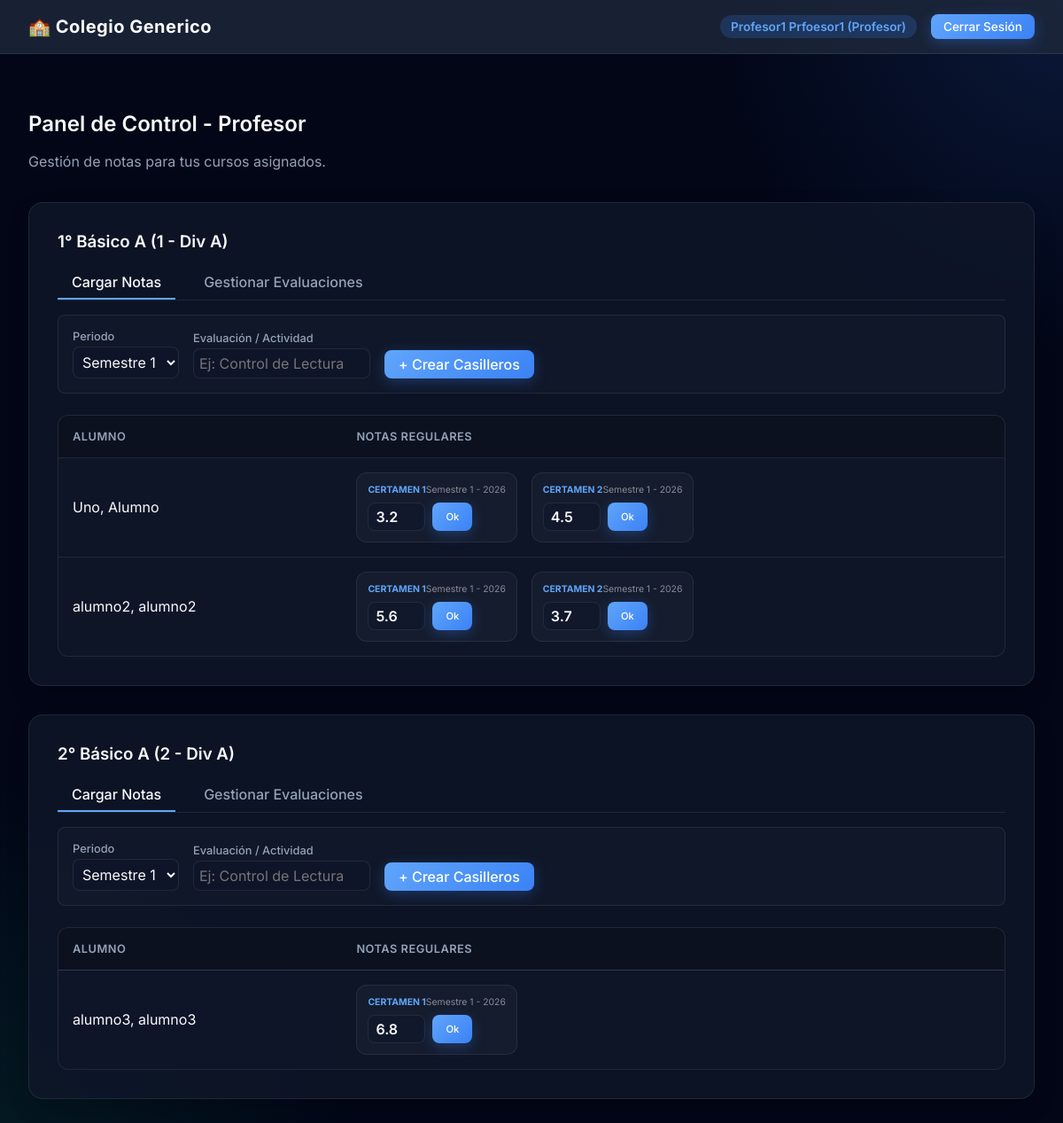
Before: /index.php?action=dashboard (signed in) with the older database file.
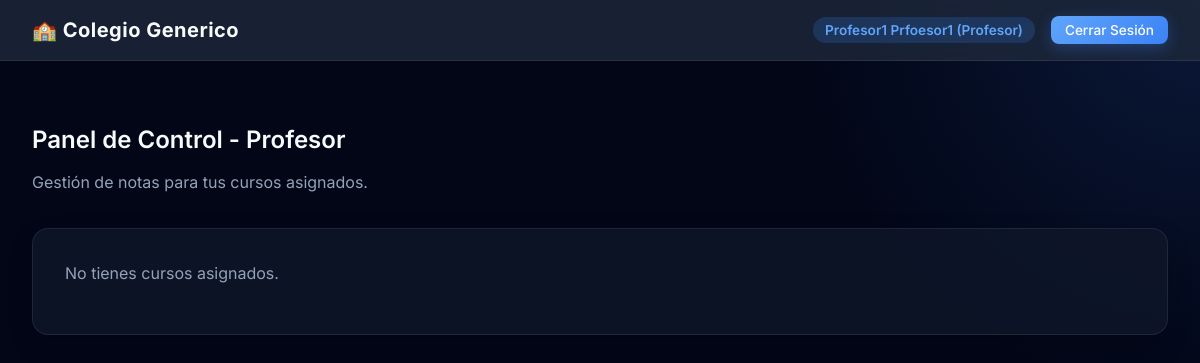
After: the same page with the newer database file.
### tables this page shows
CREATE TABLE courses (
    id INTEGER PRIMARY KEY AUTOINCREMENT,
    nombre TEXT NOT NULL,
    anio TEXT NOT NULL,
    division TEXT NOT NULL
);

CREATE TABLE users (
    id INTEGER PRIMARY KEY AUTOINCREMENT,
    username TEXT NOT NULL UNIQUE,
    password_hash TEXT NOT NULL,
    role TEXT NOT NULL CHECK(role IN ('admin', 'profesor', 'alumno')),
    nombre TEXT NOT NULL,
    apellido TEXT NOT NULL
);

CREATE TABLE "grades" (
        id INTEGER PRIMARY KEY AUTOINCREMENT,
        student_id INTEGER,
        course_id INTEGER,
        period TEXT NOT NULL,
        type TEXT NOT NULL,
        value REAL, subject_id INTEGER REFERENCES subjects(id), professor_id INTEGER REFERENCES users(id),
        FOREIGN KEY (student_id) REFERENCES users(id) ON DELETE CASCADE,
        FOREIGN KEY (course_id) REFERENCES courses(id) ON DELETE CASCADE
    );

### controllers/ProfessorController.php (called while the page is built, shortened)
<?php
require_once 'models/Course.php';
require_once 'models/Grade.php';
class ProfessorController {
    public function dashboard() {
        $database = new Database();
        $db = $database->getConnection();
        $courseModel = new Course($db);
        $gradeModel = new Grade($db);
        $prof_id = $_SESSION['user_id'];
        $coursesStmt = $courseModel->getCoursesByProfessor($prof_id);
        $courses = $coursesStmt->fetchAll(PDO::FETCH_ASSOC);
        $courseData = [];
        foreach($courses as $c) {
            $gradeModel->syncCourseEvaluations($c['id']);
            $evalsStmt = $db->prepare("SELECT period, type FROM course_evaluations WHERE course_id = ?");
            $evalsStmt->execute([$c['id']]);
            $evaluations = $evalsStmt->fetchAll(PDO::FETCH_ASSOC);
            $courseData[$c['id']] = ['info' => $c, 'students' => [], 'evaluations' => $evaluations];
            $studentsStmt = $courseModel->getStudentsByCourse($c['id']);
            $students = $studentsStmt->fetchAll(PDO::FETCH_ASSOC);
            foreach($students as $s) {
                $gradesStmt = $gradeModel->getStudentGradesInCourse($s['id'], $c['id']);
                $grades = $gradesStmt->fetchAll(PDO::FETCH_ASSOC);
                $courseData[$c['id']]['students'][] = [
                    'info' => $s,
                    'grades' => $grades
                ];
            }
        }
        require_once 'views/professor/dashboard.php';
    }
}
?>

### models/Course.php (called while the page is built, shortened)
<?php
class Course {
    private $conn;
    public function __construct($db) {
        $this->conn = $db;
    }
    public function getCoursesByProfessor($prof_id) {
        $query = "SELECT c.id, c.nombre, c.anio, c.division
                  FROM courses c
                  JOIN course_professor cp ON c.id = cp.course_id
                  WHERE cp.professor_id = :prof_id";
        $stmt = $this->conn->prepare($query);
        $stmt->bindParam(':prof_id', $prof_id);
        $stmt->execute();
        return $stmt;
    }
    public function getStudentsByCourse($course_id) {
        $query = "SELECT u.id, u.nombre, u.apellido
                  FROM users u
                  JOIN students s ON u.id = s.user_id
                  WHERE s.course_id = :course_id
                  ORDER BY u.apellido ASC, u.nombre ASC";
        $stmt = $this->conn->prepare($query);
        $stmt->bindParam(':course_id', $course_id);
        $stmt->execute();
        return $stmt;
    }
}
?>

### models/Grade.php (called while the page is built, shortened)
<?php
class Grade {
    private $conn;
    public function __construct($db) {
        $this->conn = $db;
    }
    public function syncCourseEvaluations($course_id) {
        $studentsStmt = $this->conn->prepare("SELECT user_id FROM students WHERE course_id = ?");
        $studentsStmt->execute([$course_id]);
        $student_ids = $studentsStmt->fetchAll(PDO::FETCH_COLUMN);
        $evalsStmt = $this->conn->prepare("SELECT period, type FROM course_evaluations WHERE course_id = ?");
        $evalsStmt->execute([$course_id]);
        $evals = $evalsStmt->fetchAll(PDO::FETCH_ASSOC);
        if (empty($student_ids) || empty($evals)) return;
        $this->conn->beginTransaction();
    }
    public function getStudentGradesInCourse($student_id, $course_id) {
        $query = "SELECT * FROM grades WHERE student_id = :sid AND course_id = :cid";
        $stmt = $this->conn->prepare($query);
        $stmt->bindParam(':sid', $student_id);
        $stmt->bindParam(':cid', $course_id);
        $stmt->execute();
        return $stmt;
    }
}
?>

### views/professor/dashboard.php (the view, shortened to what the changed rows need)
<?php require_once 'views/layouts/header.php'; ?>
<div class="fade-in" style="margin-top: 2rem;">
    <h2>Panel de Control - Profesor</h2>
    <?php if(empty($courseData)): ?>
        <div class="card" style="margin-top: 2rem;">
            <p>No tienes cursos asignados.</p>
        </div>
    <?php else: ?>
        <?php foreach($courseData as $cId => $data): ?>
            <div class="card" style="margin-top: 2rem;">
                <h3 style="margin-bottom: 1rem;"><?= htmlspecialchars($data['info']['nombre']) ?> (<?= htmlspecialchars($data['info']['anio']) ?> - Div <?= htmlspecialchars($data['info']['division']) ?>)</h3>
                <div style="margin-bottom: 1rem; border-bottom: 1px solid var(--border-color); display:flex; gap:1rem;">
                    <button type="button" class="btn" style="background:transparent; border-bottom:2px solid var(--accent-primary); border-radius:0; padding:0.5rem 1rem;" onclick="switchProfTab(this, 'notas-<?= $cId ?>', <?= $cId ?>)">Cargar Notas</button>
                    <button type="button" class="btn" style="background:transparent; border-bottom:2px solid transparent; border-radius:0; color:var(--text-secondary); padding:0.5rem 1rem;" onclick="switchProfTab(this, 'eval-<?= $cId ?>', <?= $cId ?>)">Gestionar Evaluaciones</button>
                </div>
                <div id="notas-<?= $cId ?>" class="prof-tab-content-<?= $cId ?>">
                    <form action="index.php?action=dashboard" method="POST" style="display:flex; gap:1rem; margin-bottom: 1.5rem; align-items:flex-end; background:rgba(255,255,255,0.02); padding:1rem; border-radius:8px; border:1px solid var(--border-color);">
                        <div class="form-group" style="margin:0;">
                            <label style="font-size: 0.8rem; margin-bottom: 4px;">Periodo</label>
                            <select name="period" class="form-control" style="width:auto; padding: 6px;" required>
                                <option value="Semestre 1">Semestre 1</option>
                            </select>
                        </div>
                        <div class="form-group" style="margin:0;">
                            <label style="font-size: 0.8rem; margin-bottom: 4px;">Evaluación / Actividad</label>
                            <input type="text" name="type" class="form-control" style="width:200px; padding: 6px;" placeholder="Ej: Control de Lectura" required>
                        </div>
                        <button type="submit" class="btn btn-primary" style="padding: 6px 16px;">+ Crear Casilleros</button>
                    </form>
                    <?php if(empty($data['students'])): ?>
                        <p style="margin-top:1rem;">No hay alumnos en esta materia.</p>
                    <?php else: ?>
                        <div class="table-wrapper">
                            <table>
                                <thead>
                                    <tr>
                                        <th>Alumno</th>
                                        <th>Notas Regulares</th>
                                    </tr>
                                </thead>
                                <tbody>
                                    <?php foreach($data['students'] as $student): ?>
                                    <tr>
                                        <td style="width: 30%;">
                                            <?= htmlspecialchars($student['info']['apellido'] . ', ' . $student['info']['nombre']) ?>
                                        </td>
                                        <td>
                                            <div style="display: flex; gap: 1rem; flex-wrap: wrap;">
                                            <?php if(empty($student['grades'])): ?>
                                                <span style="color:var(--text-secondary); font-size:0.85rem;">No hay evaluaciones registradas. Crea una arriba.</span>
                                            <?php else: ?>
                                                <?php foreach($student['grades'] as $g): ?>
                                                <form action="index.php?action=dashboard" method="POST" style="display:flex; flex-direction:column; background:rgba(255,255,255,0.03); padding:0.75rem; border-radius:12px; border: 1px solid var(--border-color); min-width: 140px; transition: all 0.3s ease;">
                                                    <div style="display: flex; justify-content: space-between; align-items: flex-start; margin-bottom: 0.5rem;">
                                                        <span style="font-size:0.65rem; text-transform: uppercase; color: var(--accent-primary); font-weight: 700;"><?= htmlspecialchars($g['type']) ?></span>
                                                        <span style="font-size:0.65rem; opacity: 0.5;"><?= htmlspecialchars($g['period']) ?></span>
                                                    </div>
                                                    <div style="display:flex; align-items:center; gap:0.5rem;">
                                                        <input type="number" step="0.1" min="1.0" max="7.0" name="value" class="form-control" style="width:65px; height: 32px; padding:4px 8px; font-weight: 600;" value="<?= htmlspecialchars($g['value'] ?? '') ?>" placeholder="-">
                                                        <button type="submit" class="btn btn-primary" style="padding:4px 10px; font-size:0.7rem; height: 32px; min-width: 45px;">Ok</button>
                                                    </div>
                                                </form>
                                                <?php endforeach; ?>
                                            <?php endif; ?>
                                            </div>
                                        </td>
                                    </tr>
                                    <?php endforeach; ?>
                                </tbody>
                            </table>
                        </div>
                    <?php endif; ?>
                </div>
            </div>
        <?php endforeach; ?>
    <?php endif; ?>
</div>
<?php require_once 'views/layouts/footer.php'; ?>

Changed rows visible on the page:
no longer on this page (row unchanged): courses: nombre "1° Básico A", anio "1", division "A"
no longer on this page (row edited): users: apellido+nombre "Uno, Alumno", shown under "1° Básico A"
removed grades: type "CERTAMEN 1", period "Semestre 1 - 2026", value "3.2", shown under "Uno, Alumno"
removed grades: type "CERTAMEN 2", period "Semestre 1 - 2026", value "4.5", shown under "Uno, Alumno"
no longer on this page (row unchanged): users: apellido+nombre "alumno2, alumno2", shown under "1° Básico A"
removed grades: type "CERTAMEN 1", period "Semestre 1 - 2026", value "5.6", shown under "alumno2, alumno2"
removed grades: type "CERTAMEN 2", period "Semestre 1 - 2026", value "3.7", shown under "alumno2, alumno2"
no longer on this page (row unchanged): courses: nombre "2° Básico A", anio "2", division "A"
no longer on this page (row unchanged): users: apellido+nombre "alumno3, alumno3", shown under "2° Básico A"
removed grades: type "CERTAMEN 1", period "Semestre 1 - 2026", value "6.8", shown under "alumno3, alumno3"
Other visible differences:
text now shown: "No tienes cursos asignados."
list line gone: "( - Div ) Cargar Notas Gestionar Evaluaciones Periodo Semestre 1 Evaluación / Actividad  + Crear Casilleros ALUMNO NOTAS REGULARES"
